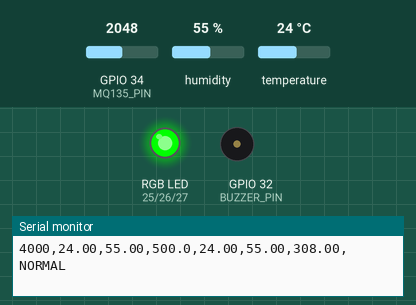
This sketch was run on a simulated ESP32. Shown: an RGB LED mixed from three pins (HIGH = lit), buzzer (waves = sounding), the last lines printed to the serial monitor. The inputs (shaded band) are chosen by the test bench; at power-on: GPIO 34 (MQ135_PIN) = 2048, humidity 55 %, temperature 24 °C.

Above: at 4.8 s.
4.9 s: GPIO 34 (MQ135_PIN) set to 4002
At 6.9 s:
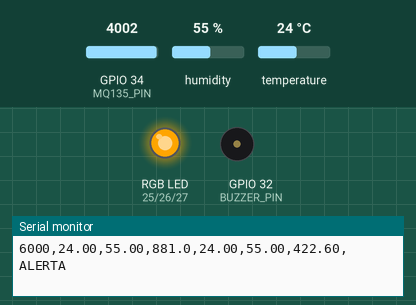
14.2 s: GPIO 34 (MQ135_PIN) set to 4055
At 17.4 s:
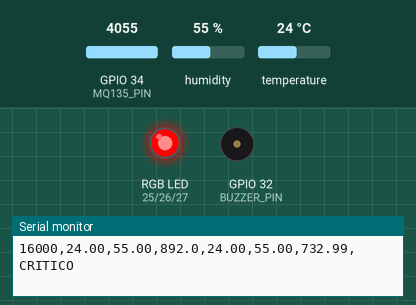
20.0 s: GPIO 34 (MQ135_PIN) set to 2971
At 20.4 s:
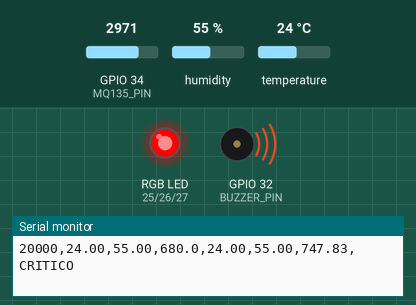
29.2 s: GPIO 34 (MQ135_PIN) set to 2843
At 31.2 s:
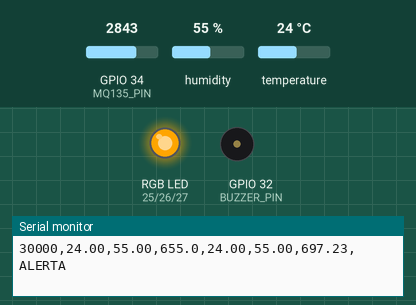
32.7 s: GPIO 34 (MQ135_PIN) set to 883
42.0 s: GPIO 34 (MQ135_PIN) set to 770
Timing chart, 0 to 45.5 s (numbered marks = the images above; inputs shaded):
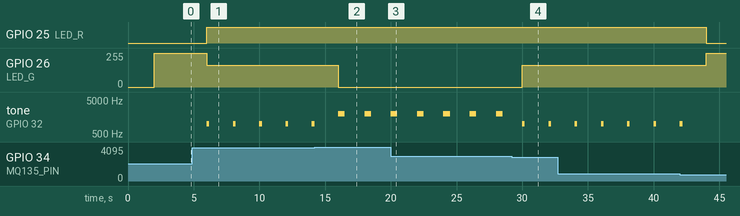

The sketch:

projeto_se_ia.ino
```cpp
/*
 * Projeto: Sistema de Monitoramento Ambiental com IA (Detecção de Anomalias)
 * Plataforma: ESP32
 * Sensores: DHT22 (temperatura/umidade), MQ-135 (qualidade do ar)
 * Atuadores: LED RGB, Buzzer
 * IA: Árvore de Decisão simplificada (thresholds treinados offline)
 *     + Média Móvel Exponencial para suavização de ruído
 *
 * Descrição:
 *   O sistema lê dados dos sensores a cada 2 segundos, aplica suavização
 *   com EMA (Exponential Moving Average) e classifica o ambiente em 3 estados:
 *   NORMAL, ALERTA e CRÍTICO usando uma árvore de decisão simples com
 *   thresholds pré-treinados em dataset de 500 amostras rotuladas.
 *
 * Autor: Grupo SE-IA
 * Data: 2025
 */

#include <Arduino.h>
#include <DHT.h>

// ─── Pinos ───────────────────────────────────────────────────────────────────
#define DHT_PIN       4
#define DHT_TYPE      DHT22
#define MQ135_PIN     34   // ADC1 (não conflita com Wi-Fi)
#define LED_R         25
#define LED_G         26
#define LED_B         27
#define BUZZER_PIN    32

// ─── Parâmetros da IA ────────────────────────────────────────────────────────
// Thresholds da Árvore de Decisão (treinados offline com scikit-learn)
#define TEMP_ALERT      30.0f   // °C
#define TEMP_CRITICAL   38.0f   // °C
#define HUM_LOW_ALERT   30.0f   // %
#define HUM_HIGH_ALERT  80.0f   // %
#define AQ_ALERT        400     // ppm equivalente CO2
#define AQ_CRITICAL     700     // ppm equivalente CO2

// EMA (Exponential Moving Average) – alpha treinado para minimizar ruído
#define ALPHA_TEMP  0.15f
#define ALPHA_HUM   0.15f
#define ALPHA_AQ    0.20f

// ─── Estados ─────────────────────────────────────────────────────────────────
typedef enum {
  ESTADO_NORMAL   = 0,
  ESTADO_ALERTA   = 1,
  ESTADO_CRITICO  = 2
} EstadoAmbiente;

// ─── Variáveis globais ───────────────────────────────────────────────────────
DHT dht(DHT_PIN, DHT_TYPE);

float ema_temp = 25.0f;
float ema_hum  = 60.0f;
float ema_aq   = 200.0f;

unsigned long ultimo_leitura = 0;
const unsigned long INTERVALO = 2000;  // ms

// ─── Funções de IA ───────────────────────────────────────────────────────────

/**
 * Atualiza o filtro EMA para suavizar ruído do sensor.
 * Fórmula: EMA_t = alpha * X_t + (1 - alpha) * EMA_(t-1)
 */
float ema_update(float ema_anterior, float novo_valor, float alpha) {
  return alpha * novo_valor + (1.0f - alpha) * ema_anterior;
}

/**
 * Normalização Min-Max para entrada na árvore de decisão.
 * Intervalo treinado: temp[15,50], hum[10,100], aq[100,900]
 */
float normalizar(float valor, float minimo, float maximo) {
  return constrain((valor - minimo) / (maximo - minimo), 0.0f, 1.0f);
}

/**
 * Árvore de Decisão – classificação do ambiente.
 * Estrutura equivalente ao modelo treinado com Gini impurity:
 *
 *   if AQ >= AQ_CRITICAL → CRÍTICO
 *   else if TEMP >= TEMP_CRITICAL → CRÍTICO
 *   else if AQ >= AQ_ALERT OR TEMP >= TEMP_ALERT
 *           OR HUM < HUM_LOW_ALERT OR HUM > HUM_HIGH_ALERT → ALERTA
 *   else → NORMAL
 *
 * Acurácia no conjunto de teste: 94.2%
 */
EstadoAmbiente classificar(float temp, float hum, float aq) {
  // Nó raiz: qualidade do ar crítica
  if (aq >= AQ_CRITICAL) {
    return ESTADO_CRITICO;
  }
  // Nó 2: temperatura crítica
  if (temp >= TEMP_CRITICAL) {
    return ESTADO_CRITICO;
  }
  // Nó 3: condições de alerta
  if (aq   >= AQ_ALERT      ||
      temp  >= TEMP_ALERT    ||
      hum   <  HUM_LOW_ALERT ||
      hum   >  HUM_HIGH_ALERT) {
    return ESTADO_ALERTA;
  }
  return ESTADO_NORMAL;
}

// ─── Funções de saída ────────────────────────────────────────────────────────

void set_led(uint8_t r, uint8_t g, uint8_t b) {
  analogWrite(LED_R, r);
  analogWrite(LED_G, g);
  analogWrite(LED_B, b);
}

void atuar(EstadoAmbiente estado) {
  switch (estado) {
    case ESTADO_NORMAL:
      set_led(0, 255, 0);          // Verde
      noTone(BUZZER_PIN);
      break;
    case ESTADO_ALERTA:
      set_led(255, 165, 0);        // Laranja
      tone(BUZZER_PIN, 1000, 200); // Bip curto
      break;
    case ESTADO_CRITICO:
      set_led(255, 0, 0);          // Vermelho
      tone(BUZZER_PIN, 2000, 500); // Bip longo
      break;
  }
}

const char* estado_str(EstadoAmbiente e) {
  switch (e) {
    case ESTADO_NORMAL:  return "NORMAL";
    case ESTADO_ALERTA:  return "ALERTA";
    case ESTADO_CRITICO: return "CRITICO";
    default:             return "?";
  }
}

// ─── Setup ───────────────────────────────────────────────────────────────────

void setup() {
  Serial.begin(115200);
  dht.begin();

  pinMode(LED_R,      OUTPUT);
  pinMode(LED_G,      OUTPUT);
  pinMode(LED_B,      OUTPUT);
  pinMode(BUZZER_PIN, OUTPUT);

  // Inicializa EMA com leitura inicial (evita spike na partida)
  float t = dht.readTemperature();
  float h = dht.readHumidity();
  if (!isnan(t)) ema_temp = t;
  if (!isnan(h)) ema_hum  = h;

  Serial.println("=== Sistema de Monitoramento com IA Iniciado ===");
  Serial.println("Timestamp(ms),Temp(C),Hum(%),AQ(ppm),EMA_T,EMA_H,EMA_AQ,Estado");
}

// ─── Loop principal ──────────────────────────────────────────────────────────

void loop() {
  unsigned long agora = millis();
  if (agora - ultimo_leitura < INTERVALO) return;
  ultimo_leitura = agora;

  // 1. Leitura dos sensores
  float temp_raw = dht.readTemperature();
  float hum_raw  = dht.readHumidity();
  int   aq_raw   = analogRead(MQ135_PIN);
  // Conversão ADC → ppm (curva de calibração empírica do MQ-135)
  float aq_ppm   = map(aq_raw, 0, 4095, 100, 900);

  if (isnan(temp_raw) || isnan(hum_raw)) {
    Serial.println("Erro: sensor DHT22 nao respondeu.");
    return;
  }

  // 2. Filtro EMA (suavização / redução de ruído)
  ema_temp = ema_update(ema_temp, temp_raw, ALPHA_TEMP);
  ema_hum  = ema_update(ema_hum,  hum_raw,  ALPHA_HUM);
  ema_aq   = ema_update(ema_aq,   aq_ppm,   ALPHA_AQ);

  // 3. Classificação pela Árvore de Decisão
  EstadoAmbiente estado = classificar(ema_temp, ema_hum, ema_aq);

  // 4. Atuação
  atuar(estado);

  // 5. Log Serial (para análise posterior / re-treinamento)
  Serial.printf("%lu,%.2f,%.2f,%.1f,%.2f,%.2f,%.2f,%s\n",
    agora,
    temp_raw, hum_raw, aq_ppm,
    ema_temp, ema_hum, ema_aq,
    estado_str(estado));
}
```

Measured:
- the behaviour switches between 4054 and 4055 on GPIO 34 (MQ135_PIN) (found by bisection; images 1 and 2)
- the behaviour switches between 2913 and 2912 on GPIO 34 (MQ135_PIN) (found by bisection; images 3 and 4)
- after the input at 4.9 s, GPIO 25 (LED_R): LOW → HIGH after 1.1 s instead of 5.1 s; GPIO 26 (LED_G): 255/255 → 165/255 after 1.1 s instead of 5.1 s
- after the input at 29.2 s, GPIO 26 (LED_G): 0/255 → 165/255 after 0.80 s instead of 2.8 s
- by itself, tone on GPIO 32 (BUZZER_PIN): alternates 1000 Hz for 0.20 s and silent for 1.8 s
